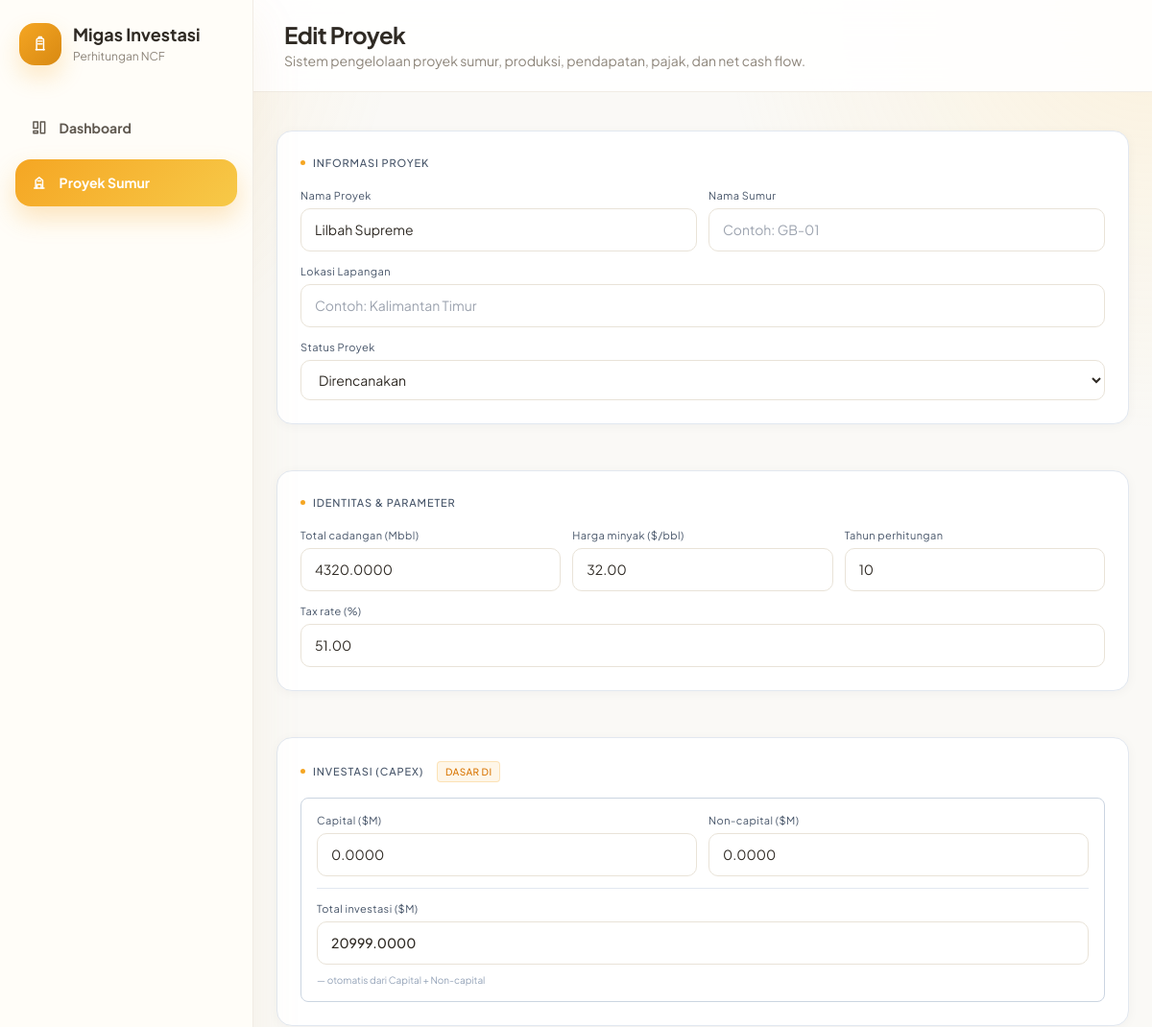
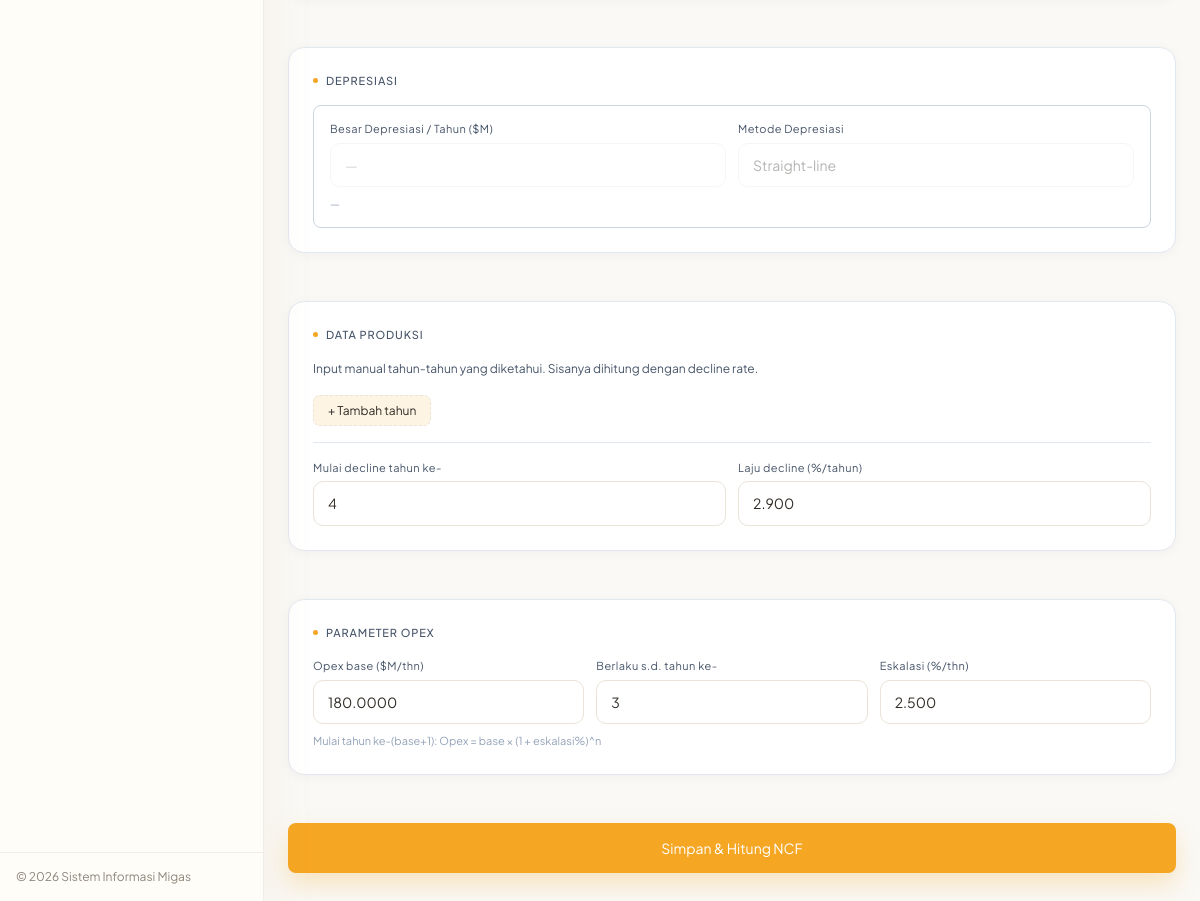
The app's page /edit-proyek.php?id=8 with its own data (2 pictures, top to bottom).
### tables this page shows
CREATE TABLE `fields` (
  `id` int(10) UNSIGNED NOT NULL,
  `nama` varchar(100) NOT NULL,
  `cadangan_mbbl` decimal(14,4) NOT NULL COMMENT 'Total cadangan minyak (Mbbl)',
  `harga_minyak` decimal(10,2) NOT NULL COMMENT 'Harga minyak asumsi ($/bbl)',
  `tahun_hitung` smallint(6) NOT NULL DEFAULT 10 COMMENT 'Jumlah tahun analisis NCF',
  `tax_rate` decimal(5,2) NOT NULL DEFAULT 51.00 COMMENT 'Tax rate (%)',
  `status_proyek` varchar(20) NOT NULL DEFAULT 'Direncanakan' COMMENT 'Status proyek',
  `created_at` timestamp NOT NULL DEFAULT current_timestamp(),
  `updated_at` timestamp NOT NULL DEFAULT current_timestamp() ON UPDATE current_timestamp()
);

CREATE TABLE `investasi` (
  `id` int(10) UNSIGNED NOT NULL,
  `field_id` int(10) UNSIGNED NOT NULL,
  `capital` decimal(14,4) NOT NULL COMMENT 'Investasi capital ($M)',
  `non_capital` decimal(14,4) NOT NULL COMMENT 'Investasi non-capital ($M)',
  `total_investasi` decimal(14,4) DEFAULT NULL COMMENT 'Total investasi = capital + non_capital ($M)'
);

CREATE TABLE `production_decline` (
  `id` int(10) UNSIGNED NOT NULL,
  `field_id` int(10) UNSIGNED NOT NULL,
  `mulai_tahun_ke` smallint(6) NOT NULL COMMENT 'Produksi mulai decline pada tahun ke-N',
  `laju_persen` decimal(6,3) NOT NULL COMMENT 'Laju decline %/tahun'
);

CREATE TABLE `opex_params` (
  `id` int(10) UNSIGNED NOT NULL,
  `field_id` int(10) UNSIGNED NOT NULL,
  `base_usd_m` decimal(14,4) NOT NULL COMMENT 'Opex base ($M/tahun)',
  `base_hingga_thn` smallint(6) NOT NULL COMMENT 'Opex base berlaku s.d. tahun ke-N',
  `eskalasi_persen` decimal(6,3) NOT NULL DEFAULT 2.500 COMMENT 'Kenaikan Opex %/thn setelah base period'
);

### includes/form-proyek.php (the view, shortened to what this page needs)
<div class="card">
    <div class="card-title">
        <div class="dot"></div>
        Informasi Proyek
    </div>
    <div class="g2">
        <?php
        $isEdit = !empty($project['id']);
        $v = function(string $key) use (&$project, $isEdit) {
            if (!$isEdit) return '';
            return htmlspecialchars((string)($project[$key] ?? ''), ENT_QUOTES);
        };
        $sel = function(string $opt) use (&$project, $isEdit) {
            if (!$isEdit) return '';
            return ($project['status_proyek'] ?? '') === $opt ? 'selected' : '';
        };
        ?>
        <div class="fg">
            <label>Nama Proyek</label>
            <input type="text" id="nama_proyek" name="nama_proyek"
                value="<?= $v('nama') ?>"
                placeholder="Contoh: Pengembangan Lapangan Gunung Bakaran">
        </div>
        <div class="fg">
            <label>Nama Sumur</label>
            <input type="text" id="nama_sumur" name="nama_sumur"
                value="<?= $v('nama_sumur') ?>"
                placeholder="Contoh: GB-01">
        </div>
    </div>
    <div class="fg" style="margin-top:12px">
        <label>Lokasi Lapangan</label>
        <input type="text" id="lokasi" name="lokasi_lapangan"
            value="<?= $v('lokasi_lapangan') ?>"
            placeholder="Contoh: Kalimantan Timur">
    </div>
    <div class="fg" style="margin-top:12px">
        <label>Status Proyek</label>
        <select id="status_proyek" name="status_proyek">
            <option value="Direncanakan" <?= $sel('Direncanakan') ?>>Direncanakan</option>
        </select>
    </div>
</div>
  <div class="card">
    <div class="card-title"><div class="dot"></div>Identitas &amp; Parameter</div>
    <div class="g3" style="margin-bottom:12px">
      <div class="fg"><label>Total cadangan (Mbbl)</label><input type="number" id="cadangan" name="cadangan_mbbl" value="<?= $v('cadangan_mbbl') ?>"></div>
      <div class="fg"><label>Harga minyak ($/bbl)</label><input type="number" id="harga" name="harga_minyak" value="<?= $v('harga_minyak') ?>" step="0.5"></div>
      <div class="fg"><label>Tahun perhitungan</label><input type="number" id="tahun" name="tahun_perhitungan" value="<?= $v('tahun_hitung') ?>" min="1" max="30" oninput="updDi()"></div>
    </div>
   <div class="fg">
      <label>Tax rate (%)</label>
      <input type="number" id="taxrate" name="tax_rate" value="<?= $v('tax_rate') ?>" step="0.1">
    </div>
  </div>
  <div class="card">
    <div class="card-title"><div class="dot"></div>Investasi (Capex) <span class="tag tag-amber" style="margin-left:6px">Dasar Di</span></div>
    <div class="invest-box">
      <div class="invest-row">
        <div class="fg"><label>Capital ($M)</label><input type="number" id="capital" name="capital" value="<?= $v('capital') ?>" oninput="updDi()"></div>
        <div class="fg"><label>Non-capital ($M)</label><input type="number" id="noncapital" name="non_capital" value="<?= $v('non_capital') ?>" oninput="updDi()"></div>
      </div>
      <div style="padding-top:12px;border-top:1px solid var(--border)">
        <div class="fg">
          <label>Total investasi ($M)</label>
          <input type="number" id="total-invest-input" name="total_investasi"
            value="<?= $v('total_investasi') ?>"
            style="font-size:14px;font-weight:500"
            oninput="onManualTotal(this)"
            placeholder="Otomatis dari Capital + Non-capital">
          <span style="font-size:10px;color:var(--text3);font-family:var(--mono);margin-top:3px" id="total-invest-hint">— otomatis dari Capital + Non-capital</span>
        </div>
      </div>
    </div>
  </div>
  <div class="card">
    <div class="card-title"><div class="dot"></div>Depresiasi</div>
    <div class="invest-box">
      <div class="g2">
        <div class="fg">
          <label>Besar Depresiasi / Tahun ($M)</label>
          <input type="number" id="depresiasi-val" disabled
            style="font-size:14px;font-weight:500"
            placeholder="—">
        </div>
        <div class="fg">
          <label>Metode Depresiasi</label>
          <input type="text" value="Straight-line" disabled>
        </div>
      </div>
      <div class="di-note" id="di-note" style="margin-top:8px">—</div>
    </div>
  </div>
  <div class="card">
    <div class="card-title"><div class="dot"></div>Data Produksi</div>
    <div style="font-size:12px;color:var(--text2);font-family:var(--mono);margin-bottom:12px">
      Input manual tahun-tahun yang diketahui. Sisanya dihitung dengan decline rate.
    </div>
    <button type="button" class="btn-add" onclick="addProd()">+ Tambah tahun</button>
    <div class="divider"></div>
    <div class="g2">
      <div class="fg"><label>Mulai decline tahun ke-</label><input type="number" id="dec_start" name="mulai_decline" value="<?= $v('mulai_tahun_ke') ?>" min="1"></div>
      <div class="fg"><label>Laju decline (%/tahun)</label><input type="number" id="dec_rate" name="decline_rate" value="<?= $v('laju_persen') ?>" step="0.1"></div>
    </div>
  </div>
  <div class="card">
    <div class="card-title"><div class="dot"></div>Parameter Opex</div>
    <div class="g3">
      <div class="fg"><label>Opex base ($M/thn)</label><input type="number" id="opex_base" name="opex_base" value="<?= $v('base_usd_m') ?>"></div>
      <div class="fg"><label>Berlaku s.d. tahun ke-</label><input type="number" id="opex_until" name="opex_until" value="<?= $v('base_hingga_thn') ?>" min="1"></div>
      <div class="fg"><label>Eskalasi (%/thn)</label><input type="number" id="opex_esc" name="opex_eskalasi" value="<?= $v('eskalasi_persen') ?>" step="0.1"></div>
    </div>
    <div style="font-size:11px;color:var(--text3);font-family:var(--mono);margin-top:8px">
      Mulai tahun ke-(base+1): Opex = base × (1 + eskalasi%)^n
    </div>
  </div>
  <div class="btn-row">
<button class="btn-primary" onclick="calculate()">
   Simpan & Hitung NCF
</button>
  </div>
</main>
</body>
</html>

### includes/header.php (style rules this page uses)
:root { --color-primary: #F5A623; --color-primary-hover: #D88912; --color-primary-light: #FFD27A; --color-primary-pale: #FFF2D9; --color-accent-yellow: #F7C948; --color-accent-peach: #FAD9A1; --color-bg: #FAF9F6; --color-surface: #FFFFFF; --color-sidebar: #FFFDF8; --color-border: #E9E3D8; --color-divider: #F1ECE4; --color-heading: #2F2A24; --color-body: #5F584F; --color-muted: #8D857A; --color-success: #63C174; --color-danger: #E46A61; --shadow-card: 0 8px 24px rgba(214, 170, 94, 0.12); --shadow-card-hover: 0 12px 32px rgba(214, 170, 94, 0.18); --shadow-container: 0 20px 50px rgba(196, 160, 92, 0.10); }
* { box-sizing: border-box; }
html, body { width: 100%; max-width: 100%; overflow-x: hidden; }
body { background: var(--color-bg); color: var(--color-body); font-family: 'Plus Jakarta Sans', system-ui, -apple-system, BlinkMacSystemFont, 'Segoe UI', sans-serif; }
.project-form input, .project-form select, .project-form textarea, .space-y-6.max-w-6xl input, .space-y-6.max-w-6xl select, .space-y-6.max-w-6xl textarea { background: #fff !important; color: var(--color-heading) !important; border-color: var(--color-border) !important; }
.project-form button[type="button"], .space-y-6.max-w-6xl button[type="button"] { background: rgba(245, 166, 35, 0.12) !important; color: var(--color-heading) !important; border-color: var(--color-border) !important; }

### includes/form-proyek.php (style rules this page uses)
* { box-sizing:border-box;margin:0;padding:0 }
html { scroll-behavior:smooth }
:root { --bg:#f8fafc; --bg2:#ffffff; --bg3:#ffffff; --surface:#ffffff; --surface2:#f1f5f9; --border:#e2e8f0; --border2:#cbd5e1; --accent:#F5A623; --accent2:#F5A623; --accent3:#D88912; --amber:#d97706; --red:#dc2626; --blue:#2563eb; --text:#0f172a; --text2:#475569; --text3:#94a3b8; --mono:'Plus Jakarta Sans', system-ui, sans-serif; --display:'Plus Jakarta Sans', system-ui, sans-serif; --body:'Plus Jakarta Sans', system-ui, sans-serif; }
body { background:var(--bg); color:var(--text); font-family:var(--body); font-size:14px; line-height:1.6; min-height:100vh; }
.card { background:#fff; border:1px solid var(--border); border-radius:16px; padding:24px; margin-bottom:16px; box-shadow:0 2px 12px rgba(15,23,42,.04); }
.card-title { font-family:var(--mono);font-size:11px;font-weight:500; letter-spacing:.08em;text-transform:uppercase; color:var(--text2);margin-bottom:16px; display:flex;align-items:center;gap:8px; }
.card-title .dot { width:5px;height:5px;border-radius:50%;background:var(--accent);flex-shrink:0 }
.g2 { display:grid;grid-template-columns:1fr 1fr;gap:12px }
.g3 { display:grid;grid-template-columns:1fr 1fr 1fr;gap:12px }
.fg { display:flex;flex-direction:column;gap:5px;margin-bottom:0 }
.fg label { font-size:11px;color:var(--text2);font-family:var(--mono);letter-spacing:.04em }
input[type=number], input[type=text], select { width:100%; padding:10px 14px; background:#fff; border:1px solid var(--border); border-radius:10px; color:var(--text); font-family:var(--mono); transition:.2s; }
input:disabled { opacity:.35;cursor:not-allowed }
select option { background:var(--bg2) }
.invest-box { background:var(--surface);border:1px solid var(--border2); border-radius:8px;padding:14px 16px;margin-top:8px; }
.invest-row { display:grid;grid-template-columns:1fr 1fr;gap:12px;margin-bottom:12px }
.di-note { font-size:11px;color:var(--text3);font-family:var(--mono);margin-top:6px;line-height:1.6 }
.btn-add { border:1px dashed var(--border2);border-radius:7px; padding:5px 14px;background:none;color:var(--text2); font-size:12px;cursor:pointer;margin-top:4px;font-family:var(--body); transition:all .18s; }
.divider { border:none;border-top:1px solid var(--border);margin:16px 0 }
.btn-primary { color:white; box-shadow:0 12px 24px rgba(245,166,35,.25); display:inline-flex;align-items:center;gap:8px; padding:10px 26px;background:var(--accent2);border:none; border-radius:8px; cursor:pointer;font-family:var(--body);transition:all .18s; width:100%; max-width:100%; justify-content:center; padding:14px 26px; }
.btn-row { display:flex; justify-content:center; margin-top:24px; }
.tag { display:inline-block;font-family:var(--mono);font-size:10px;padding:2px 8px;border-radius:4px;letter-spacing:.04em }
.tag-amber { background:rgba(245,166,35,.1);color:var(--amber);border:1px solid rgba(245,166,35,.25) }

### records on screen
fields: nama_proyek "Lilbah Supreme", cadangan_mbbl "4320.0000", harga_minyak "32.00", tahun_perhitungan "10", tax_rate "51.00", capital "0.0000", non_capital "0.0000", total_investasi "20999.0000", mulai_decline "4", decline_rate "2.900", opex_base "180.0000", opex_until "3", opex_eskalasi "2.500"

### other values on screen
$pageTitle "Edit Proyek"
